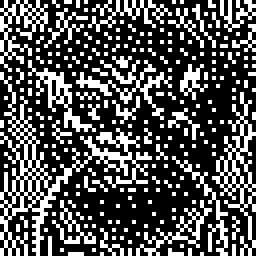
#> input picture media/chp2/associative_memory/binam/code/data/00_00_orig.png, 64 x 64 px, found by its file name (shown 4 times larger)
$ python binam_object.py   (older library calls are emulated)
#> lines starting #> are read from the running program, lines starting #| are printed output that depends on the picture
#!/usr/bin/env python
# -*- coding: utf-8 -*-

#   PyNAM -- Python Neural Associative Memory Simulator and Evaluator
#   Copyright (C) 2015 Andreas Stöckel
#
#   This program is free software: you can redistribute it and/or modify
#   it under the terms of the GNU General Public License as published by
#   the Free Software Foundation, either version 3 of the License, or
#   (at your option) any later version.
#
#   This program is distributed in the hope that it will be useful,
#   but WITHOUT ANY WARRANTY; without even the implied warranty of
#   MERCHANTABILITY or FITNESS FOR A PARTICULAR PURPOSE.  See the
#   GNU General Public License for more details.
#
#   You should have received a copy of the GNU General Public License
#   along with this program.  If not, see <http://www.gnu.org/licenses/>.

from __future__ import print_function

import numpy as np
import scipy.misc

train = [
    'objects/00_00_orig.png',
    'objects/01_00_orig.png',
    'objects/02_00_orig.png',
    'objects/03_00_orig.png',
    'objects/04_00_orig.png',
    'objects/05_00_orig.png',
    'objects/06_00_orig.png',
    'objects/07_00_orig.png',
]

noisy = [
    'objects/00_01_noise.png',
    'objects/01_01_noise.png',
    'objects/02_01_noise.png',
    'objects/03_01_noise.png',
    'objects/04_01_noise.png',
    'objects/05_01_noise.png',
    'objects/06_01_noise.png',
    'objects/07_01_noise.png',
]

recalled = [
    'objects/00_02_out.png',
    'objects/01_02_out.png',
    'objects/02_02_out.png',
    'objects/03_02_out.png',
    'objects/04_02_out.png',
    'objects/05_02_out.png',
    'objects/06_02_out.png',
    'objects/07_02_out.png',
]

# Train the binam
binam = None
for fn in train:
    print("Training image", fn)
    im = np.array(scipy.misc.imread(fn), dtype=np.bool).reshape((-1, 1))
    if binam is None:
        binam = np.dot(im, im.T)
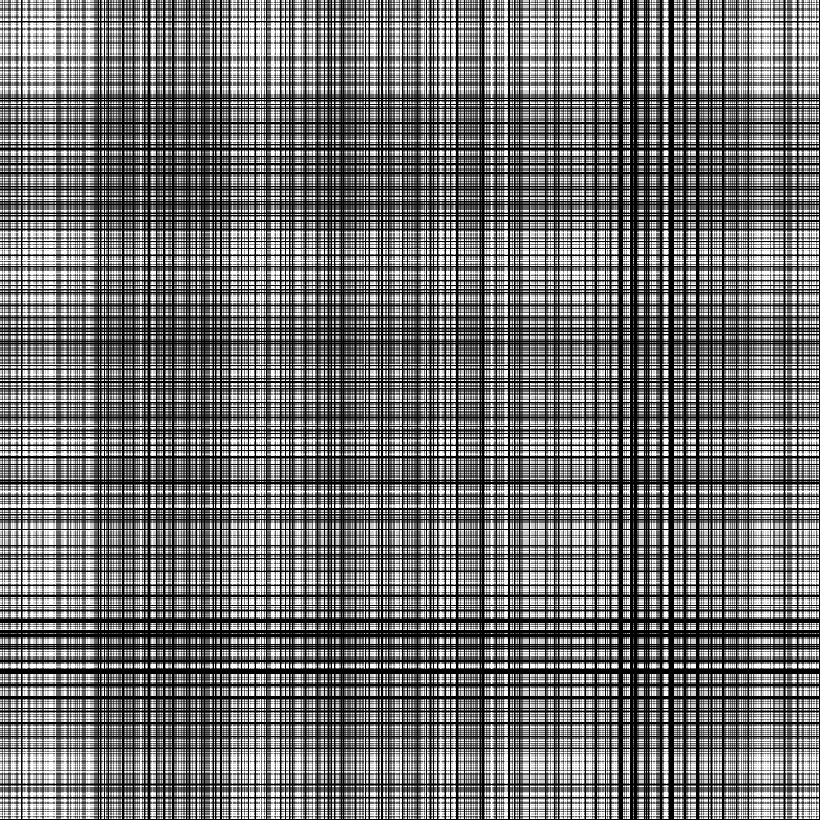
#> binam: shape (4096, 4096) bool (shown at 1/5 size); 10.2% white in thin lines or dots
    else:
        binam = np.logical_or(binam, np.dot(im, im.T))
#> pass 2 of the loop `for fn in train:`:
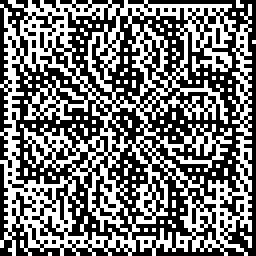
#> input picture media/chp2/associative_memory/binam/code/data/01_00_orig.png, 64 x 64 px, found by its file name (shown 4 times larger)
#> `binam = np.logical_or(binam, np.dot(im, im.T))`:
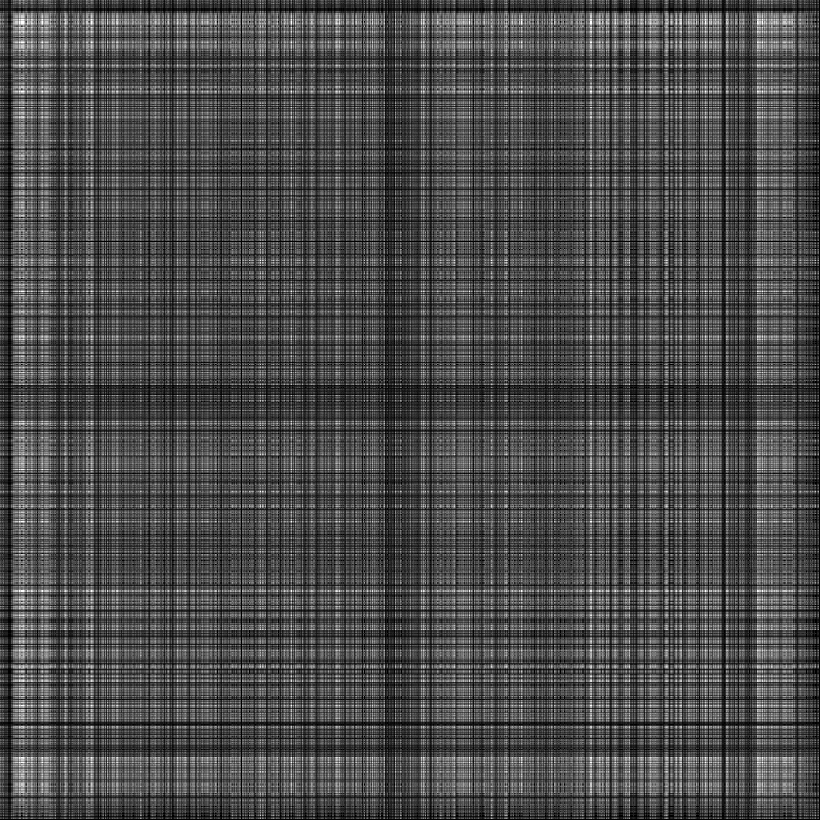
#> binam: shape (4096, 4096) bool (shown at 1/5 size); 29.2% white in thin lines or dots
#> pass 3 of the loop `for fn in train:`:
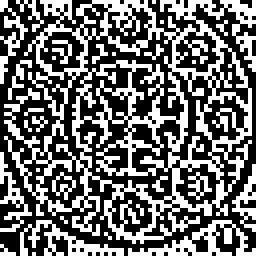
#> input picture media/chp2/associative_memory/binam/code/data/02_00_orig.png, 64 x 64 px, found by its file name (shown 4 times larger)
#> `binam = np.logical_or(binam, np.dot(im, im.T))`:
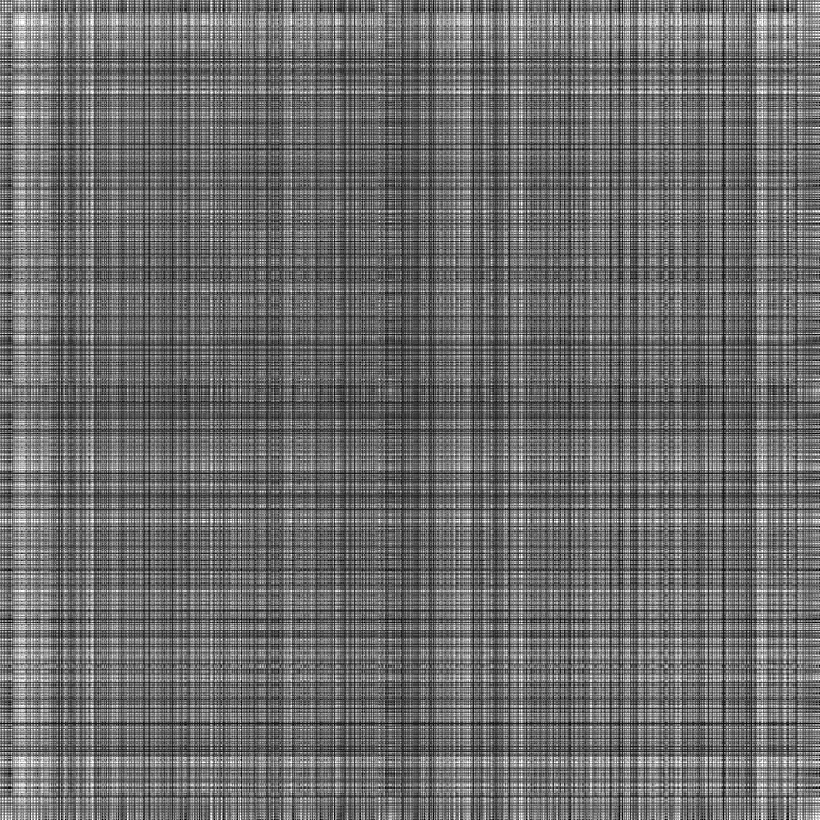
#> binam: shape (4096, 4096) bool (shown at 1/5 size); 42.2% white in thin lines or dots
#> (the run stopped early here; a loop or call above may not have finished)
